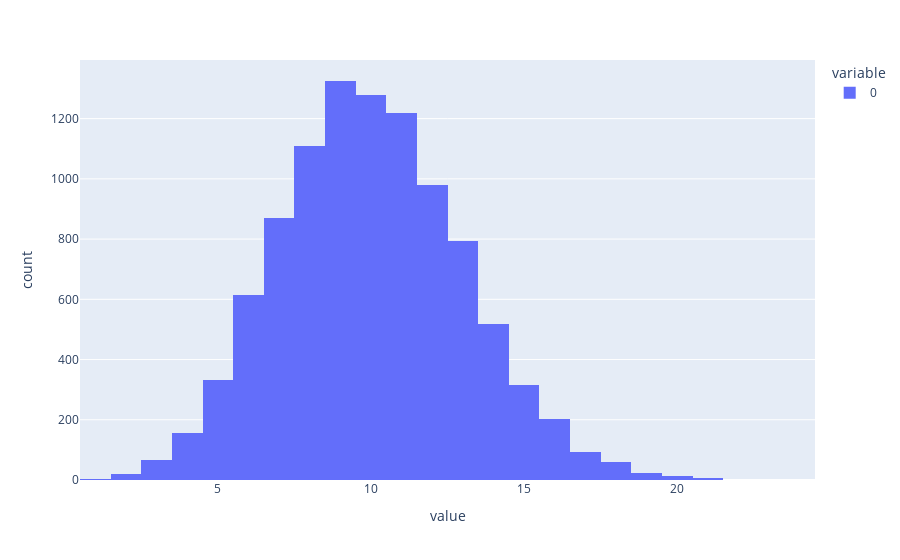

This figure's notebook cell:
### Code cell
import plotly_express as px

px.histogram(
    random_draws
)

### Figure 1 — Plotly figure (JSON) as saved in the notebook; plotly's stock layout.template omitted (floating-point values rounded to 4 significant figures; data arrays with more than 128 entries replaced by an {"elided": "..."} marker saying what was removed)
{"data": [{"alignmentgroup": "True", "bingroup": "x", "hovertemplate": "variable=0<br>value=%{x}<br>count=%{y}<extra></extra>", "legendgroup": "0", "marker": {"color": "#636efa", "pattern": {"shape": ""}}, "name": "0", "offsetgroup": "0", "orientation": "v", "showlegend": true, "type": "histogram", "x": {"elided": "10000 int values"}, "xaxis": "x", "yaxis": "y"}], "layout": {"barmode": "relative", "legend": {"title": {"text": "variable"}, "tracegroupgap": 0}, "margin": {"t": 60}, "xaxis": {"anchor": "y", "domain": [0, 1], "title": {"text": "value"}}, "yaxis": {"anchor": "x", "domain": [0, 1], "title": {"text": "count"}}}}
